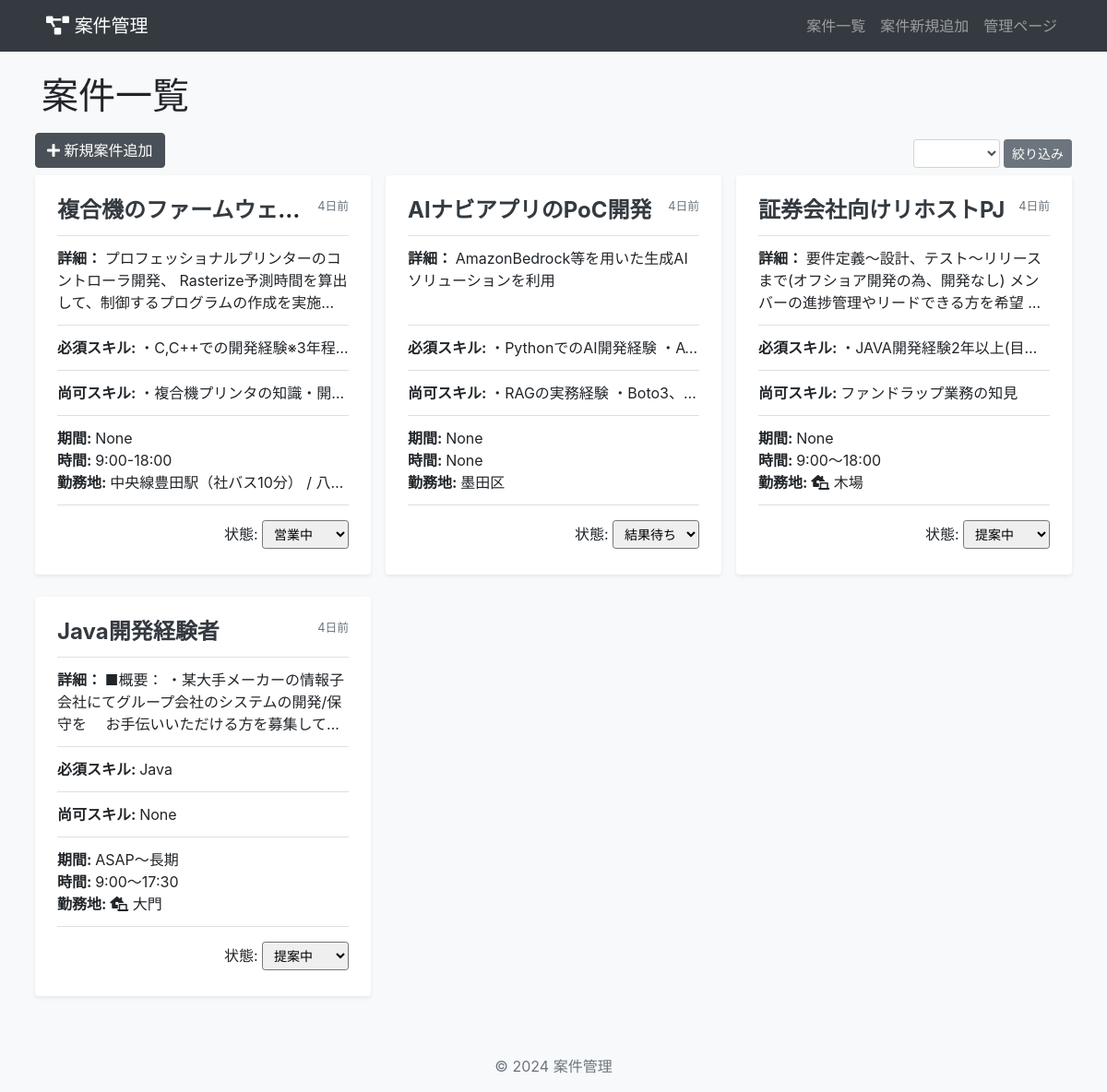
Before: /project/ with the older database file.
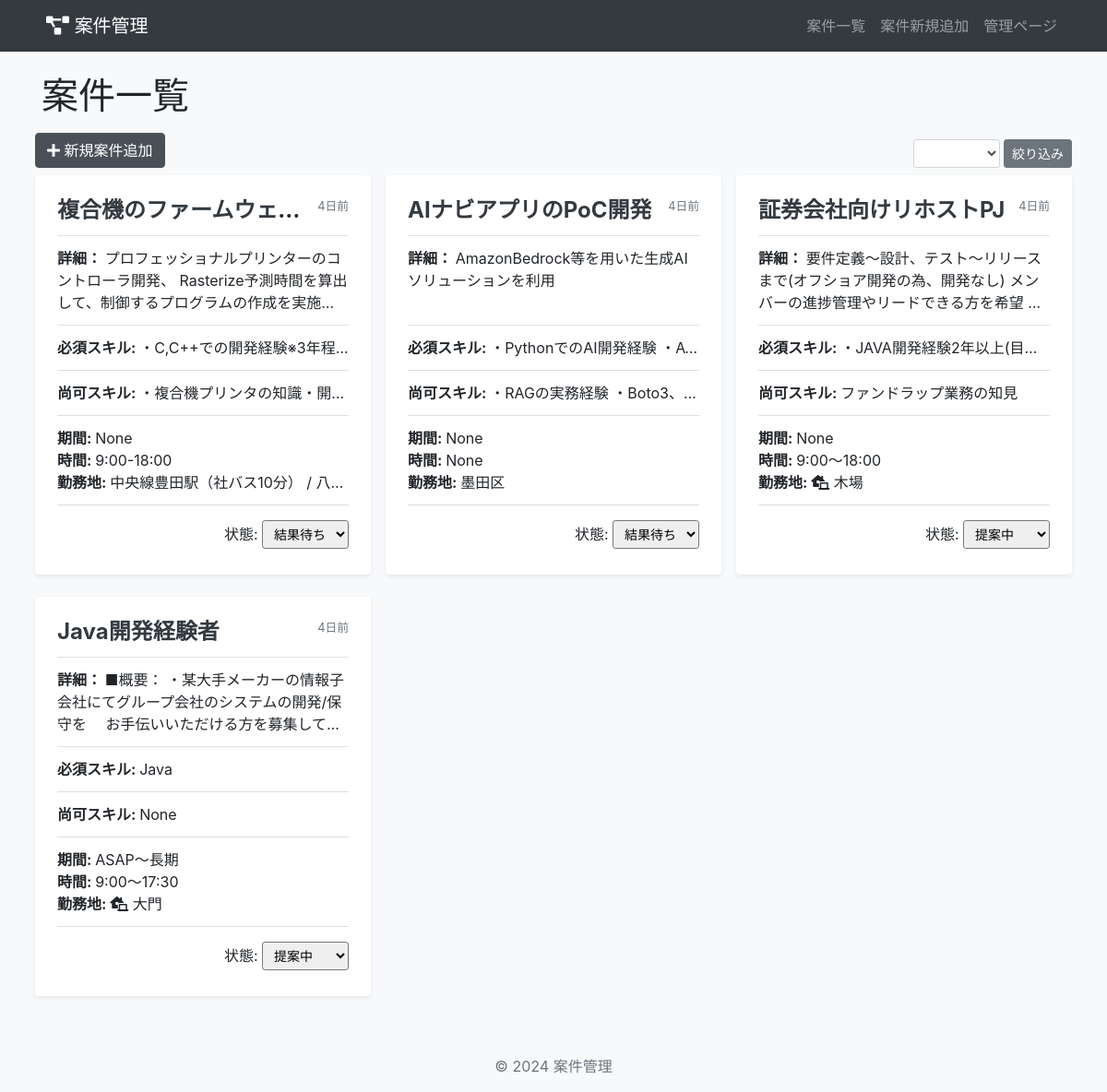
After: the same page with the newer database file.
### projects/models.py (models this page shows, shortened)
class Project(models.Model):
    name = models.CharField("案件名", max_length=200)
    description = models.TextField("案件詳細")
    must_skill = models.CharField("必須スキル", max_length=200, null=True, blank=True)
    better_skill = models.CharField("尚可スキル", max_length=200, null=True, blank=True)
    project_period = models.CharField("業務期間", max_length=100, null=True, blank=True)
    work_time = models.CharField("勤務時間", max_length=100, null=True, blank=True)
    address = models.CharField("勤務地", max_length=100, null=True, blank=True)
    is_telework = models.BooleanField("テレワーク有", default=False)
    status = models.CharField("状態", max_length=20, choices=[
        ('proposal', '提案中'),
        ('offering', '営業中'),
        ('interview', '面談'),
        ('waiting', '結果待ち'),
        ('join', '確定'),
        ('decline', '辞退'),
    ], default='proposal')
    created_at = models.DateTimeField("作成日時", auto_now_add=True)  # 案件追加日時
    content_match = models.IntegerField(
        validators=[MinValueValidator(1), MaxValueValidator(5)],
        null=True,
        blank=True,
        verbose_name="業務内容合致度"
    )
    environment_match = models.IntegerField(
        validators=[MinValueValidator(1), MaxValueValidator(5)],
        null=True,
        blank=True,
        verbose_name="就業環境合致度"
    )
    @property
    def status_choices(self):
        return self._meta.get_field('status').choices
    @property
    def time_since_created(self):
        now = timezone.now()
        diff = now - self.created_at
        if diff.days > 0:
            return f"{diff.days}日前"

### projects/views.py (the view)
# urls.py: path('', views.ProjectListView.as_view(), name='project_list'),
class ProjectListView(ListView):
    model = Project
    template_name = 'projects/project_list.html'
    context_object_name = 'projects'
    def get_queryset(self):
        queryset = super().get_queryset()
        status = self.request.GET.get('status')
        if status:
            queryset = queryset.filter(status=status)
        return queryset
    def get_context_data(self, **kwargs):
        context = super().get_context_data(**kwargs)
        context['status_choices'] = Project._meta.get_field('status').choices
        context['selected_status'] = self.request.GET.get('status', '')
        return context

### projects/templates/projects/project_list.html (shortened to what this page needs)
{% extends 'base.html' %}
{% load static %}
{% block content %}
<h1 class="mb-3">案件一覧</h1>
<div class="row">
  <div class="col mb-2 pl-2 pr-0">
    <a href="{% url 'project_create' %}" class="btn btn-primary">
      <i class="fas fa-plus"></i> 新規案件追加
    </a>
  </div>
  <div class="col mb-2 pl-0 pr-2 mt-auto">
    <form method="get" class="form-inline justify-content-end">
      <select name="status" class="form-control form-control-sm mr-1" style="max-width: 100px;">
        <option value=""></option>
        {% for value, label in status_choices %}
        <option value="{{ value }}" {% if value == selected_status %}selected{% endif %}>{{ label }}</option>
        {% endfor %}
      </select>
      <button type="submit" class="btn btn-secondary btn-sm">絞り込み</button>
    </form>
  </div>
</div>
<div class="row">
  {% for project in projects %}
  <div class="col-md-6 col-xl-4 mb-4 px-2">
    <div class="card h-100">
      <div class="card-body d-flex flex-column p-4">
        <div class="d-flex justify-content-between align-items-start border-bottom">
          <h4 class="card-title text-truncate font-weight-bold" title="{{ project.name }}">
            <a href="{% url 'project_detail' project.pk %}" class="text-dark">{{ project.name }}</a>
          </h4>
          <small class="text-muted text-nowrap">{{ project.time_since_created }}</small>
        </div>
        <ul class="list-group list-group-flush">
          <li class="list-group-item px-0 my-truncate3" ><strong>詳細： </strong>{{ project.description}}</li>
          <li class="list-group-item px-0 text-truncate mt-2 border-top"><strong>必須スキル: </strong>{{ project.must_skill|default:"None" }}</li>
          <li class="list-group-item px-0 text-truncate"><strong>尚可スキル: </strong>{{ project.better_skill|default:"None" }}</li>
          <li class="list-group-item px-0 text-truncate">
            <strong>期間: </strong>{{ project.project_period|default:"None" }}<br>
            <strong>時間: </strong>{{ project.work_time|default:"None" }}<br>
            <strong>勤務地: </strong>
            {% if project.is_telework %}
              <i class="fas fa-laptop-house"></i>
            {% endif %}
            {{ project.address }}
          </li>
          <li class="list-group-item p-0 pt-3">
            <form class="status-form float-right" data-project-id="{{ project.pk }}">
              <label for="status-{{ project.pk }}">状態:</label>
              <select id="status-{{ project.pk }}" name="status" class="form-control-sm">
                {% for value, label in project.status_choices %}
                <option value="{{ value }}" {% if value == project.status %}selected{% endif %}>{{ label }}</option>
                {% endfor %}
              </select>
            </form>
          </li>
        </ul>
      </div>
    </div>
  </div>
  {% empty %}
  <div class="col">
      <p>該当する案件がありません。</p>
  </div>
  {% endfor %}
</div>
{% endblock %}

Changed rows visible on the page:
changed Project "複合機のファームウェ…": status "営業中" → "結果待ち"
